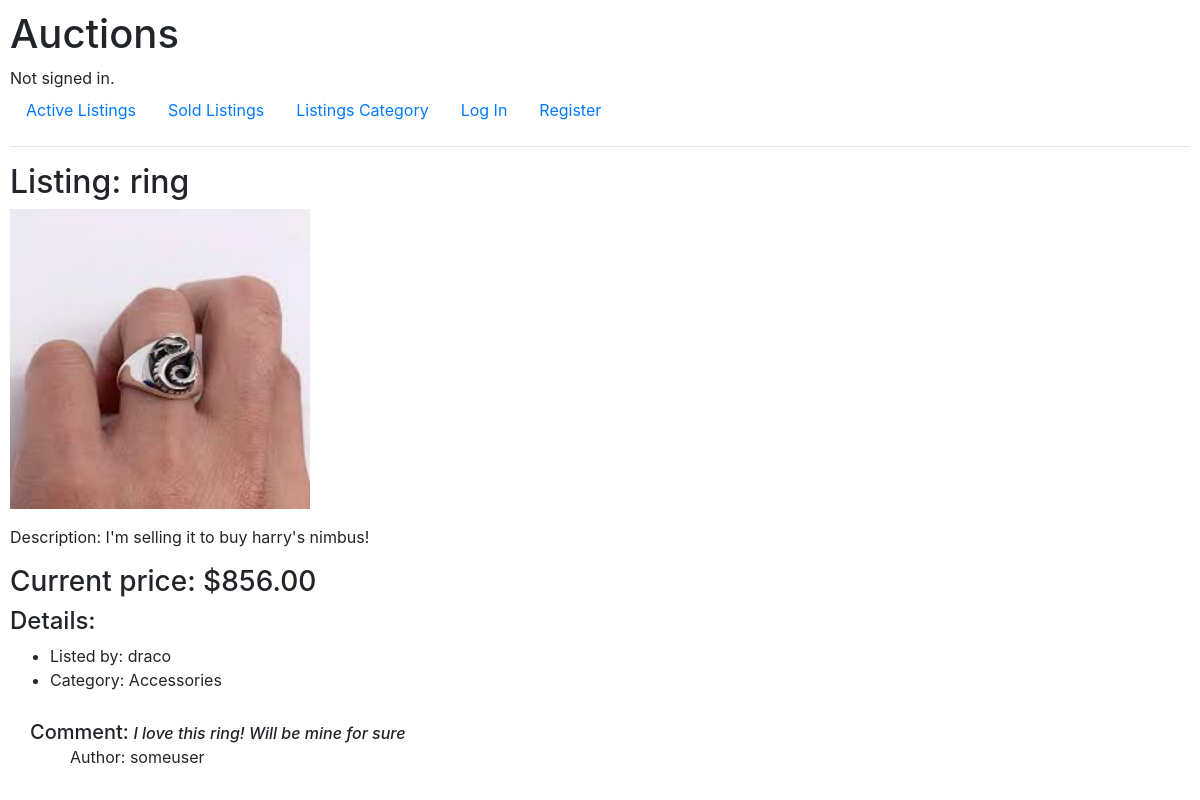
Before: /listing/8 with the older database file.
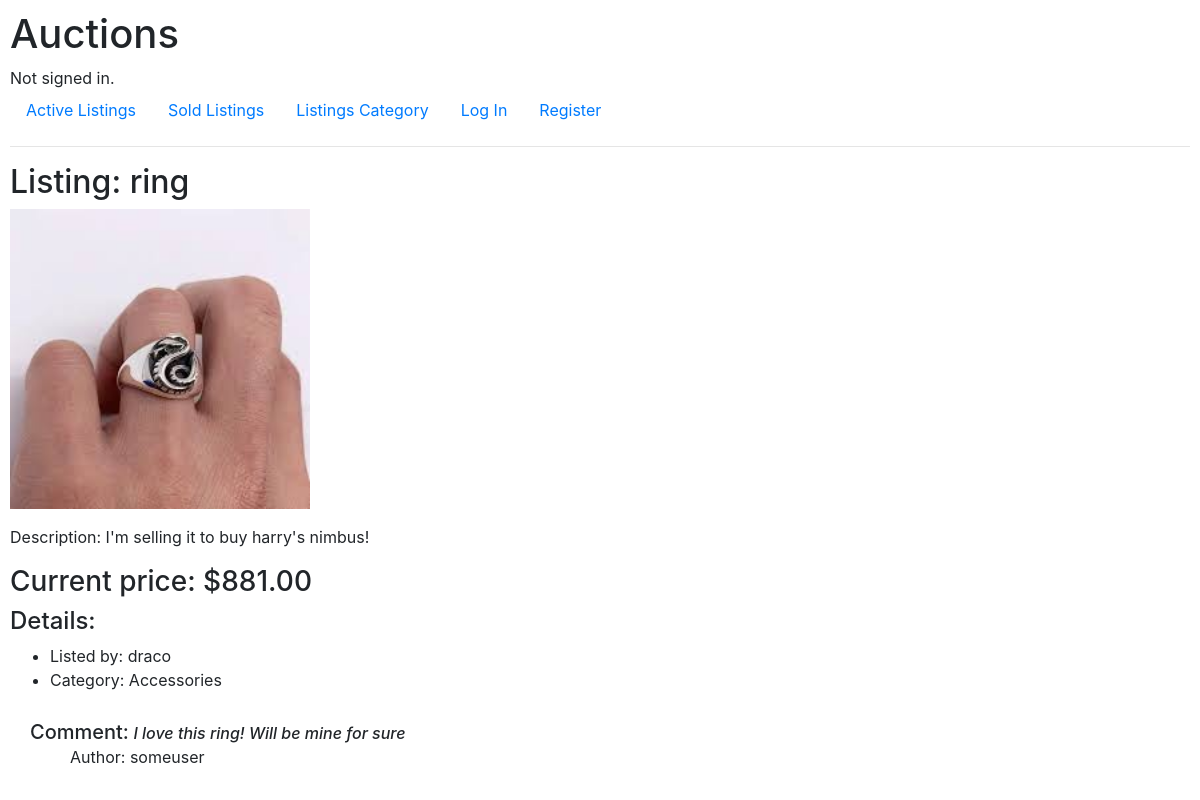
After: the same page with the newer database file.
### auctions/models.py (models this page shows, shortened)
class Bid(models.Model):
    listing = models.ForeignKey(Listing, on_delete=models.CASCADE, related_name="bid")
    username = models.ForeignKey(User, on_delete=models.CASCADE, related_name="bidder")
    value = models.DecimalField(max_digits=10, decimal_places=2)

### auctions/views.py (the view, shortened to what this page needs)
# urls.py: path("listing/<int:id>", views.listing_page, name="listing_page"),
def listing_page(request, id):
    listing_active = Listing.objects.get(pk=id)
    not_active = False
    if listing_active.active == False:
        not_active = True
    comments = Comment.objects.all().filter(listing=id)
    listing = Listing.objects.get(pk=id)
    bidder = Bid.objects.all().filter(listing=listing.pk).order_by("-value").first()
    if bidder == None:
        info_listing = Listing.objects.get(pk=id)
        bidder = Bid(listing=info_listing, username=info_listing.username, value=info_listing.price)
        bidder.save()
    if request.user.is_anonymous:
        listing_active = Listing.objects.get(pk=id)
        not_active = False
        if listing_active.active == False:
            not_active = True
        if float(listing_active.price) != float(bidder.value):
            listing_active.price = bidder.value
            listing_active.save()
        return render(request, "auctions/listingpage.html", {
        "listing": Listing.objects.get(pk=id),
        "bid_form": BidForm(),
        "not_active": not_active,
        "winning_bid": bidder,
        "listing_comment": comments,
        "not_active": not_active,
    })

### auctions/templates/auctions/listingpage.html (shortened to what this page needs)
{% extends "auctions/layout.html" %}
{% block body %}
        <h2>Listing: {{ listing.title }} </h2>
        {% if listing.img %}
        <section>
            <figure>
                <img src="{{ listing.img.url }}" alt="Listed item image" style="width: 300px;">
            </figure>
        </section>
        {% endif %}
        <p>Description: {{ listing.description }}</p>
        <h3>Current price: ${{ winning_bid.value }} </h3>
        <h4>Details:</h4>
        <ul>
            <li>Listed by: {{ listing.username }} </li>
            <li>Category: {{ listing.category }} </li>
        </ul>
        {% if listing_comment %}
            <ul class="list-group list-group-flush" style="list-style-type: none;">
                {% for item in listing_comment %}
                <div style="display: flex; justify-content: start; align-items: center;">
                    <li class="list-group-item">
                        <h5 style="display: inline;">Comment:</h5> <h6 style="font-style: italic; display: inline;">{{ item.comments }}</h6>
                        <ul style="list-style-type: none;">
                            <li>Author: {{ item.username }}</li>
                        </ul>
                    </li>
                </div>
            {% endfor %}
            </ul>
        {% endif %}
{% endblock %}

Changed rows visible on the page:
changed Bid: value "856.00" → "881.00"
